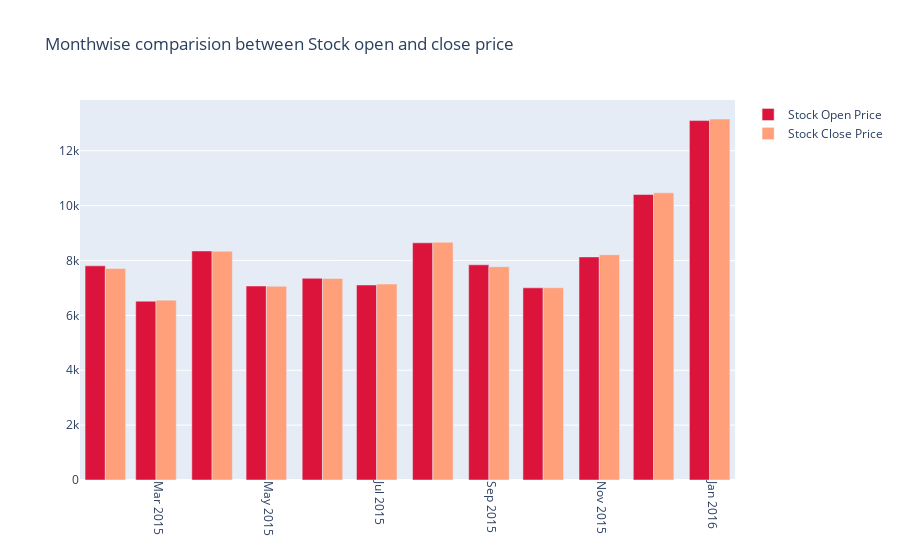

The cell this chart's notebook holds for it:
### Code cell
fig = go.Figure()

fig.add_trace(go.Bar(
    x=df_2015.index,
    y=df_2015['Open'],
    name='Stock Open Price',
    marker_color='crimson'
))
fig.add_trace(go.Bar(
    x=df_2015.index,
    y=df_2015['Close'],
    name='Stock Close Price',
    marker_color='lightsalmon'
))

fig.update_layout(barmode='group', xaxis_tickangle=90, 
                  title='Monthwise comparision between Stock open and close price')
fig.show()

### Figure 1 — Plotly figure (JSON) as saved in the notebook; plotly's stock layout.template omitted (floating-point values rounded to 4 significant figures)
{"data": [{"marker": {"color": "crimson"}, "name": "Stock Open Price", "type": "bar", "x": ["2015-01-31T00:00:00", "2015-02-28T00:00:00", "2015-03-31T00:00:00", "2015-04-30T00:00:00", "2015-05-31T00:00:00", "2015-06-30T00:00:00", "2015-07-31T00:00:00", "2015-08-31T00:00:00", "2015-09-30T00:00:00", "2015-10-31T00:00:00", "2015-11-30T00:00:00", "2015-12-31T00:00:00"], "y": [7806.0, 6519.0, 8348.0, 7071.0, 7352.0, 7108.0, 8645.0, 7843.0, 7005.0, 8131.0, 10410.0, 13100.0]}, {"marker": {"color": "lightsalmon"}, "name": "Stock Close Price", "type": "bar", "x": ["2015-01-31T00:00:00", "2015-02-28T00:00:00", "2015-03-31T00:00:00", "2015-04-30T00:00:00", "2015-05-31T00:00:00", "2015-06-30T00:00:00", "2015-07-31T00:00:00", "2015-08-31T00:00:00", "2015-09-30T00:00:00", "2015-10-31T00:00:00", "2015-11-30T00:00:00", "2015-12-31T00:00:00"], "y": [7712.0, 6556.0, 8340.0, 7065.0, 7347.0, 7142.0, 8666.0, 7773.0, 7008.0, 8211.0, 10470.0, 13160.0]}], "layout": {"barmode": "group", "title": {"text": "Monthwise comparision between Stock open and close price"}, "xaxis": {"tickangle": 90}}}
